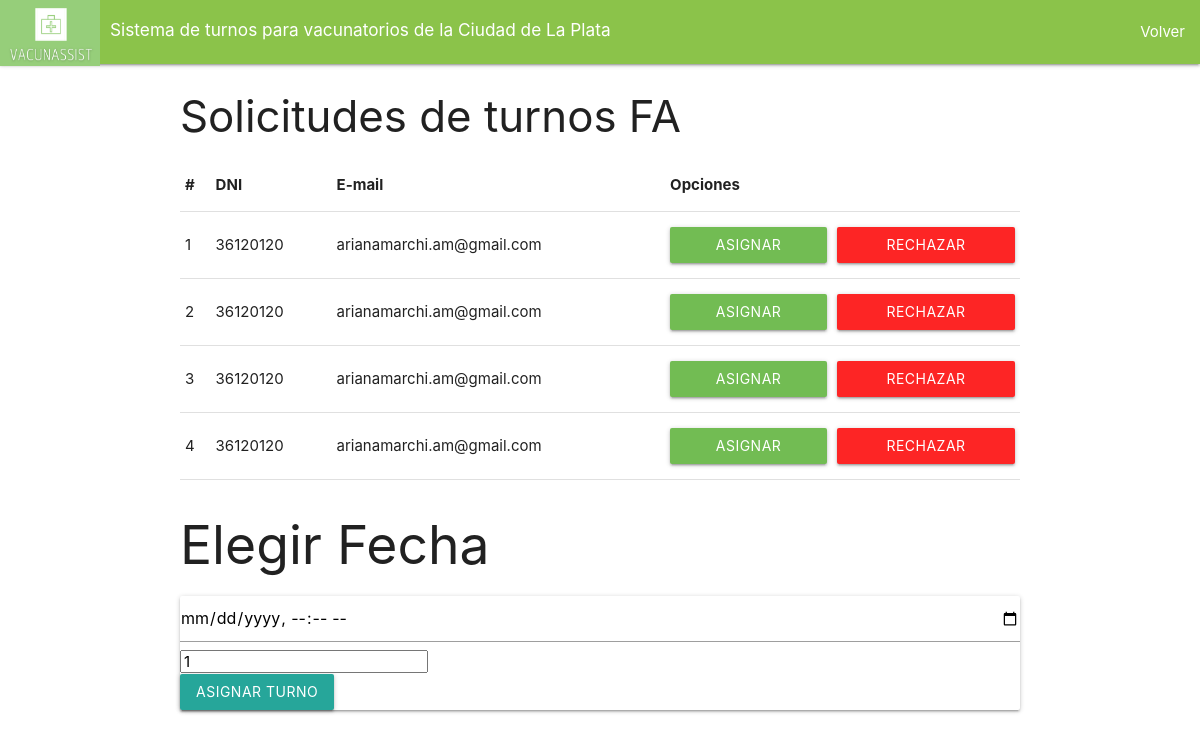
/empezarAsignacionTurno/1, run on an earlier commit of the app's database.
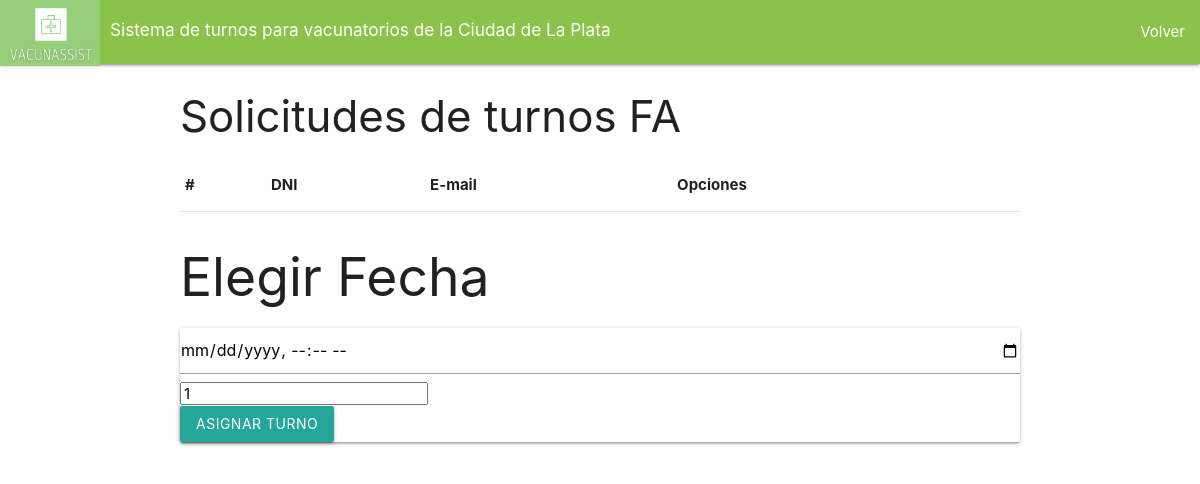
And on a later commit of the database.
### main/models.py (models this page shows, shortened)
class SolicitudTurnoFA(models.Model):
    dni=models.IntegerField()
    numId=models.IntegerField()
    email= models.EmailField(max_length=254)
    edad=models.IntegerField()

### main/views.py (the view)
# urls.py: path('empezarAsignacionTurno/<int:dni>', views.empezarAsignacionTurno, name= 'empezarAsignacionTurno' ),
def empezarAsignacionTurno (request,dni):
    ListSolicitud= SolicitudTurnoFA.objects.all()
    return render(request, "main/evaluarTurnos.html",{"turnos":ListSolicitud,"valor":1,"asignacionDNI":dni})

### main/templates/main/evaluarTurnos.html (shortened to what this page needs)
<!DOCTYPE html>
{% load static %}
<html lang="en" dir="ltr">
</html>
  <head>
        <link rel="stylesheet" href="https://cdnjs.cloudflare.com/ajax/libs/materialize/1.0.0/css/materialize.min.css">
        <link type='text/css' href="{% static 'css/estilo.css' %}" rel="stylesheet" />
    <nav>
        <div class="nav-wrapper  light-green">
          <a href="/" class="brand-logo">
            <img src="{% static 'imagenes/Logo_VacunAssist_recortado.png' %}" class="img-fluid" width="100" height="66">
          <div class="right"  style="margin: 9px 0px 0px 10px">
            <h6>Sistema de turnos para vacunatorios de la Ciudad de La Plata</h6>
            </div>
          </a>
          <ul id="nav-mobile" class="right hide-on-med">
            <li><a href="/inicio_admin/">Volver</a></li>
          </ul>
        </div>
      </nav>
<body>
            <div class="container py4">
                <div class="row">
                     <div class="col-md-4">
                       <h3>Solicitudes de turnos FA</h3>
                       <div class="table-responsive py-2">
                         <table class="table table-striped">
                           <thead>
                             <tr>
                              <th>#</th>
                               <th>DNI</th>
                               <th>E-mail </th>
                               <th colspan="2">Opciones</th>
                             </tr>
                           </thead>
                           <tbody>
                             {% for c in turnos %}
                             <tr>
                               <td>{{forloop.counter}}</td>
                               <td>{{c.dni}} </td>
                               <td> {{c.email}}</td>
                               <td><a href="/empezarAsignacionTurno/{{c.dni}}" class="btn btn-block btn-info" style="background:#72BC53">Asignar</a></td>
                               <td><a href="/eliminarSolicitud/{{c.dni}}" class="btn btn-block btn-danger" style="background:#FD2525" >Rechazar</a></td>
                             </tr>
                             {% endfor%}
                         </table>
                       </div>
                     </div>
                     {% if valor == 1 %}
                         <div class="col-sm-12 col-md-6 col-lg-4 col-xl-4">
                           <h2> Elegir Fecha</h2>
                           <div class="card">
                             <div class="card-body">
                               <form  action="/AsignarTurno/" method="post">{% csrf_token %}
                                 <div class="form-group">
                                   <input type="datetime-local" id="fechaesperada" name="fechaesperada" min="2022-01-01" max="2022-12-31" required >
                                 </div>
                                 <div class="form-group">
                                    <input type="int"  id="dni" name="dni" clas="form-control" minlength="1" value="{{asignacionDNI}}" clas="form-control" placeholder="DNI"  minlength="8" maxlength="8" readonly required >
                                 </div>
                                 <div class="form-group">
                                   <button type="submit" class="btn btn-success btn-block" text-white>Asignar Turno</button>
                                 </div>
                               </form>
                             </div>
                           </div>
                         </div>
                     {% endif %}
                </div>
             </div>
  </body>
</html>

What changed in the data, as far as the page shows it:
removed SolicitudTurnoFA: dni "36120120", email "arianamarchi.am@gmail.com"
removed SolicitudTurnoFA: dni "36120120", email "arianamarchi.am@gmail.com"
removed SolicitudTurnoFA: dni "36120120", email "arianamarchi.am@gmail.com"
removed SolicitudTurnoFA: dni "36120120", email "arianamarchi.am@gmail.com"
